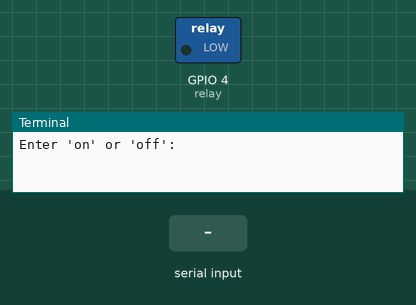
Recording of a program running on a simulated Raspberry Pi (BCM pin numbers). On the bench: switched loads named in the program (green lamp = pin HIGH), the last lines printed to the terminal. The inputs (shaded band) are chosen by the test bench.

Above: at 1.2 s.
1.3 s: "on" typed at the terminal, then Enter
At 2.1 s:
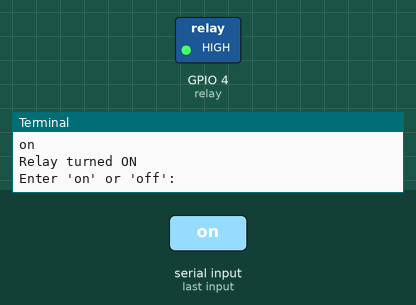
2.8 s: "off" typed at the terminal, then Enter
At 3.3 s:
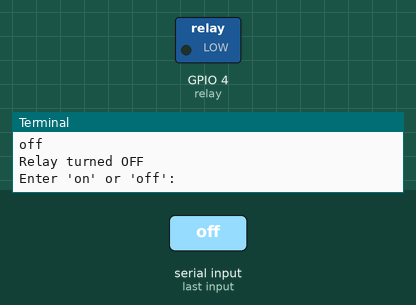
Timing chart, 0 to 5.8 s (numbered marks = the images above; inputs shaded):
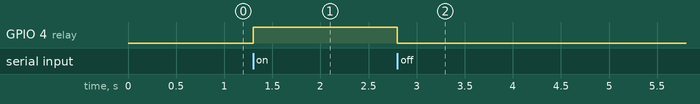

The program:

manualRelayControl.py
```python
from gpiozero import OutputDevice

# Define the GPIO pin number
relay_pin = 4  # GPIO 4

# Create an OutputDevice object for the relay
relay = OutputDevice(relay_pin)

try:
    while True:
        # Prompt the user for a command
        command = input("Enter 'on' or 'off': ").strip().lower()

        if command == "on":
            relay.on()
            print("Relay turned ON")
        elif command == "off":
            relay.off()
            print("Relay turned OFF")
        else:
            print("Invalid command. Please enter 'on' or 'off'.")

except KeyboardInterrupt:
    pass  # Exit on Ctrl+C
```

Measured:
- after the input at 1.3 s, GPIO 4 (relay): LOW → HIGH at once
- after the input at 2.8 s, GPIO 4 (relay): HIGH → LOW at once
